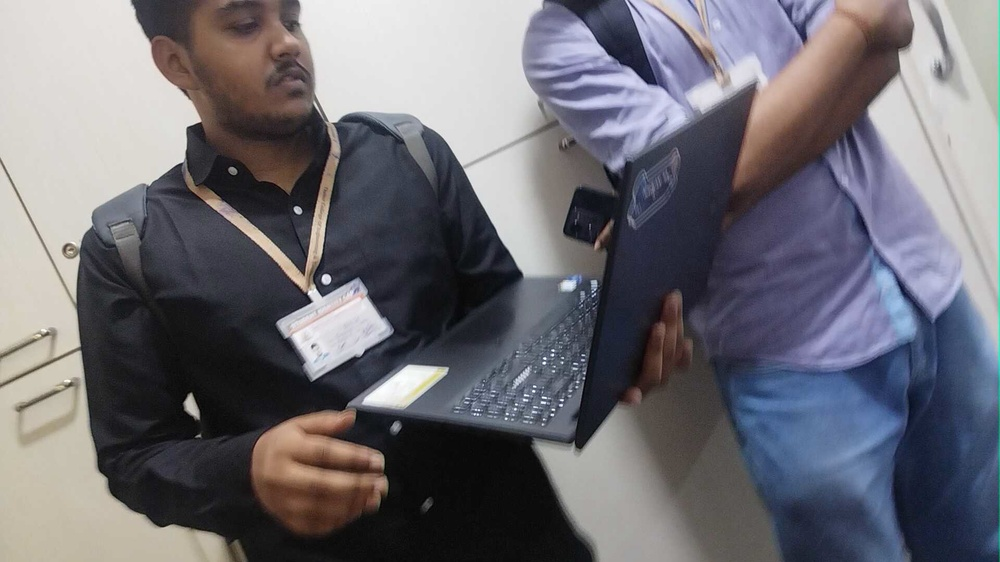
#> input picture python-service/advanced_models/live_debug_frame.jpg, 1000 x 562 px, shrunk from 1920 x 1080 before the run
$ python -i preprocessing.py   (imports and definitions only)   (older library calls are emulated)
#> lines starting #> are read from the running program, lines starting #| are printed output that depends on the picture
from __future__ import annotations

from typing import Any, Dict, Tuple

import cv2
import numpy as np


def _frame_metrics(frame: np.ndarray) -> Dict[str, float]:
    gray = cv2.cvtColor(frame, cv2.COLOR_BGR2GRAY)
    brightness = float(np.mean(gray) / 255.0)
    contrast = float(np.std(gray) / 255.0)
    blur = float(cv2.Laplacian(gray, cv2.CV_64F).var())
    return {
        "brightness": round(brightness, 4),
        "contrast": round(contrast, 4),
        "blur": round(blur, 2),
    }


def _apply_gamma(frame: np.ndarray, gamma: float) -> np.ndarray:
    gamma = max(float(gamma), 0.2)
    inverse_gamma = 1.0 / gamma
    table = np.array(
        [((index / 255.0) ** inverse_gamma) * 255 for index in range(256)],
        dtype=np.uint8,
    )
    return cv2.LUT(frame, table)


def _apply_clahe(frame: np.ndarray) -> np.ndarray:
    lab = cv2.cvtColor(frame, cv2.COLOR_BGR2LAB)
    l_channel, a_channel, b_channel = cv2.split(lab)
    clahe = cv2.createCLAHE(clipLimit=2.0, tileGridSize=(8, 8))
    l_enhanced = clahe.apply(l_channel)
    merged = cv2.merge((l_enhanced, a_channel, b_channel))
    return cv2.cvtColor(merged, cv2.COLOR_LAB2BGR)


def _apply_sharpen(frame: np.ndarray) -> np.ndarray:
    kernel = np.array([[0, -1, 0], [-1, 5, -1], [0, -1, 0]], dtype=np.float32)
    return cv2.filter2D(frame, -1, kernel)


def preprocess_frame(frame: Any) -> Tuple[Any, Dict[str, Any]]:
    if frame is None or not hasattr(frame, "shape") or len(frame.shape) < 2:
        return frame, {
            "enabled": False,
            "reason": "invalid_frame",
        }

    if len(frame.shape) == 2:
        frame = cv2.cvtColor(frame, cv2.COLOR_GRAY2BGR)

    quality = _frame_metrics(frame)
    processed = frame.copy()
    enhancements = []

    if quality["brightness"] < 0.45:
        gamma = 1.15 if quality["brightness"] > 0.25 else 1.35
        processed = _apply_gamma(processed, gamma)
        enhancements.append(f"gamma:{gamma:.2f}")
        processed = _apply_clahe(processed)
        enhancements.append("clahe")

    if quality["contrast"] < 0.18:
        processed = _apply_clahe(processed)
        enhancements.append("contrast_clahe")

    if quality["blur"] < 55.0:
        processed = _apply_sharpen(processed)
        enhancements.append("sharpen")

    if not enhancements:
        return frame, {
            "enabled": False,
            "enhancements": [],
            "quality": quality,
        }

    return processed, {
        "enabled": bool(enhancements),
        "enhancements": enhancements,
        "quality": quality,
    }

>>> import cv2
>>> picture = cv2.imread('../advanced_models/live_debug_frame.jpg')
#> picture is the input picture: shape (562, 1000, 3); mean B, G, R 115.3, 108.3, 109.7
>>> result = preprocess_frame(picture)
#> in _frame_metrics, `gray = cv2.cvtColor(frame, cv2.COLOR_BGR2GRAY)`:
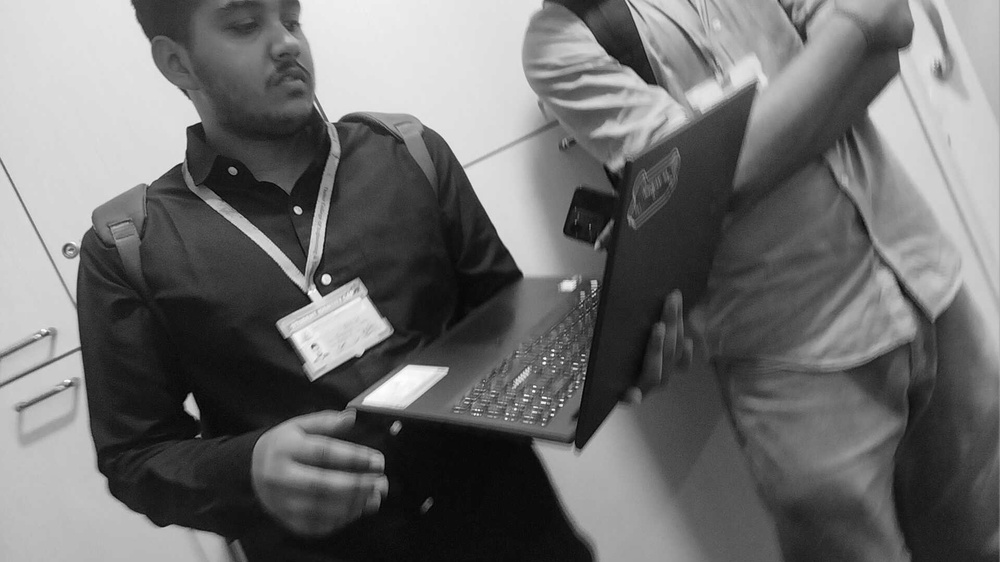
#> gray: shape (562, 1000); min 0, max 254, mean 109.5
#> in _frame_metrics, `brightness = float(np.mean(gray) / 255.0)`: brightness = 0.429
#> in _frame_metrics, `contrast = float(np.std(gray) / 255.0)`: contrast = 0.28
#> in _frame_metrics, `blur = float(cv2.Laplacian(gray, cv2.CV_64F).var())`: blur = 231.3
#> in preprocess_frame, `quality = _frame_metrics(frame)`: quality = {'brightness': 0.429, 'contrast': 0.28, 'blur': 231.3}
#> in preprocess_frame, `gamma = 1.15 if quality["brightness"] > 0.25 else 1.35`: gamma = 1.15
#> in _apply_gamma, `inverse_gamma = 1.0 / gamma`: inverse_gamma = 0.87
#> in _apply_gamma, `table = np.array( [((index / 255.0) ** inverse_gamma) * 255 for index ..`: table = 256 values from 0 to 255
#> in _apply_clahe, `lab = cv2.cvtColor(frame, cv2.COLOR_BGR2LAB)`: lab: shape (562, 1000, 3); mean of channels 0, 1, 2 123.2, 130.5, 124.2
#> in _apply_clahe, `l_channel, a_channel, b_channel = cv2.split(lab)`:
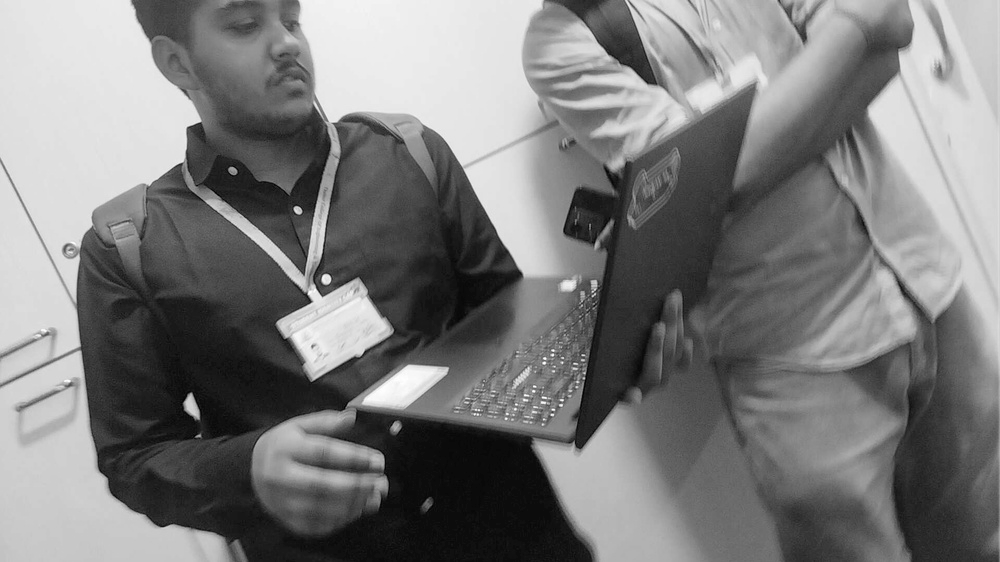
#> l_channel: shape (562, 1000); min 0, max 255, mean 123.2
#> in _apply_clahe, `l_channel, a_channel, b_channel = cv2.split(lab)`:
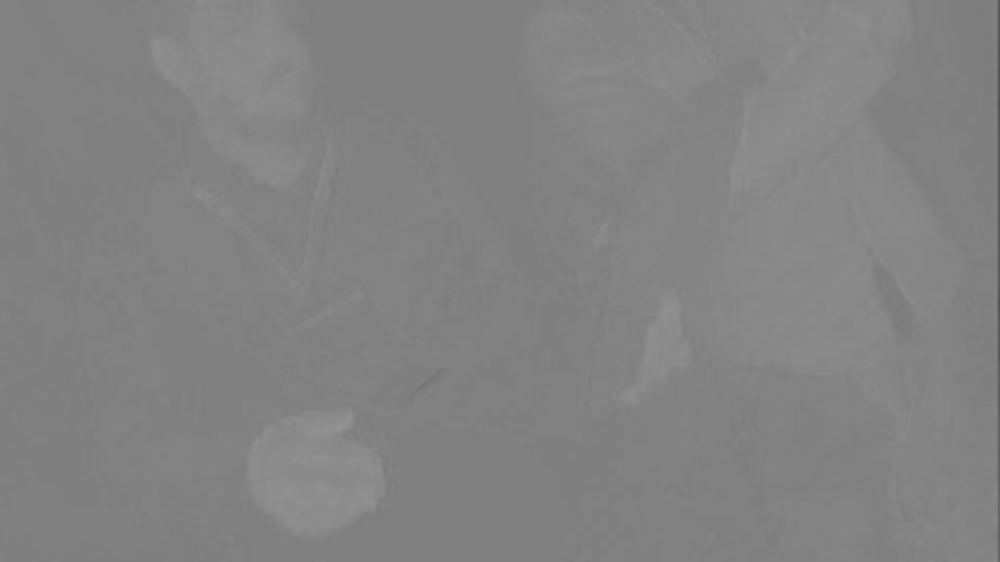
#> a_channel: shape (562, 1000); min 81, max 149, mean 130.5
#> in _apply_clahe, `l_channel, a_channel, b_channel = cv2.split(lab)`:
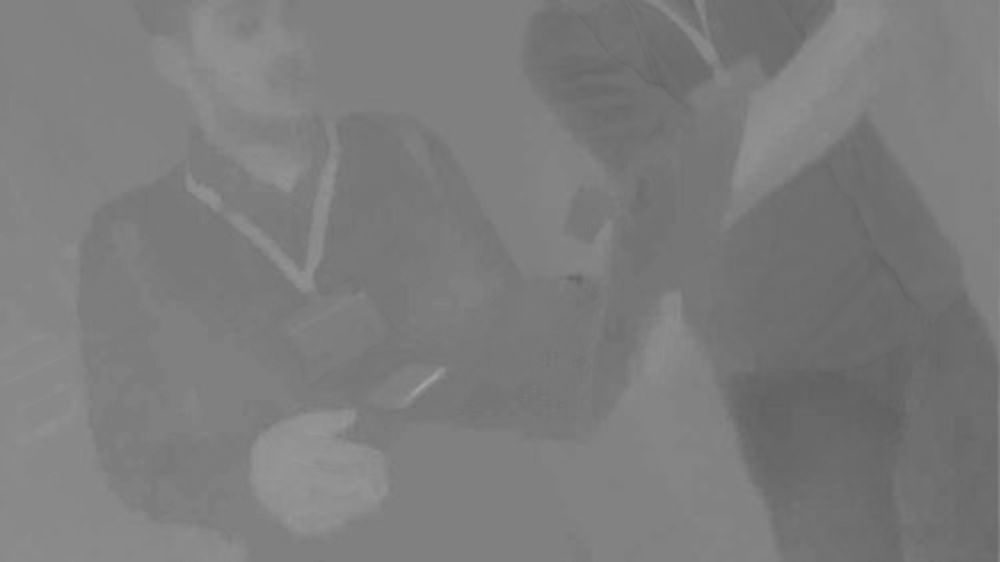
#> b_channel: shape (562, 1000); min 96, max 162, mean 124.2
#> in _apply_clahe, `l_enhanced = clahe.apply(l_channel)`:
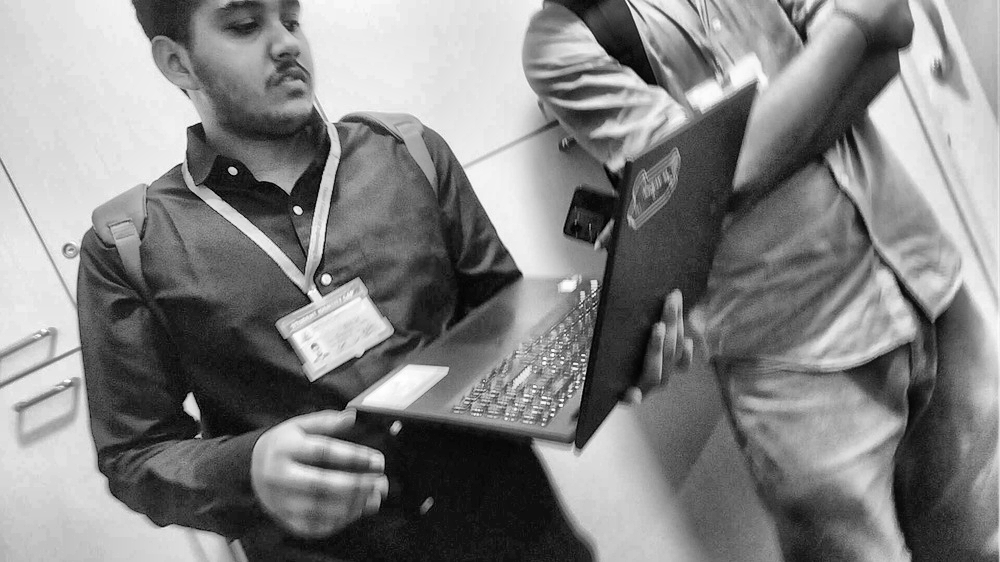
#> l_enhanced: shape (562, 1000); min 1, max 255, mean 130.5
#> in _apply_clahe, `merged = cv2.merge((l_enhanced, a_channel, b_channel))`: merged: shape (562, 1000, 3); mean of channels 0, 1, 2 130.5, 130.5, 124.2
#> in _apply_clahe, `return cv2.cvtColor(merged, cv2.COLOR_LAB2BGR)`:
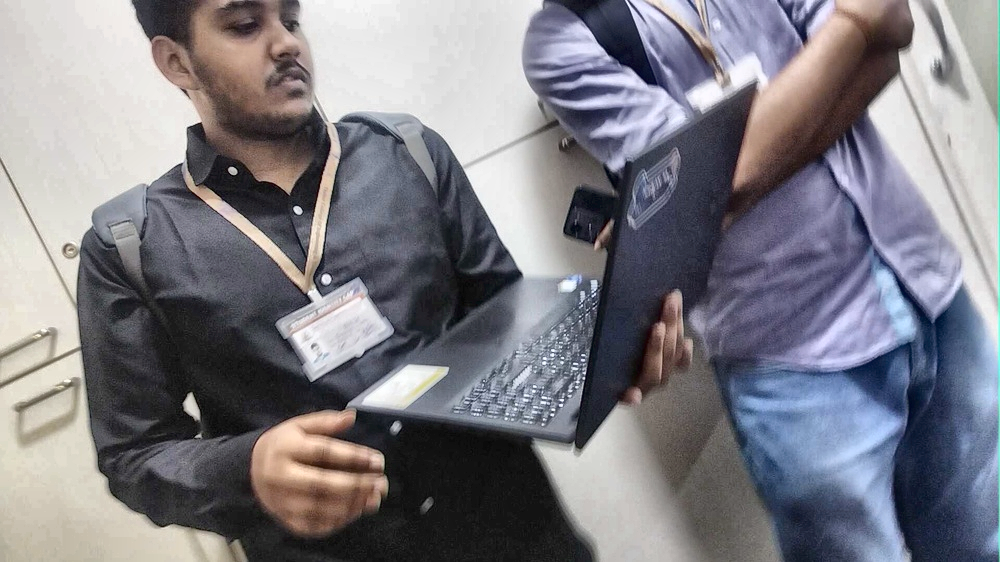
#> returned value: shape (562, 1000, 3); mean B, G, R 131.9, 124.8, 126
